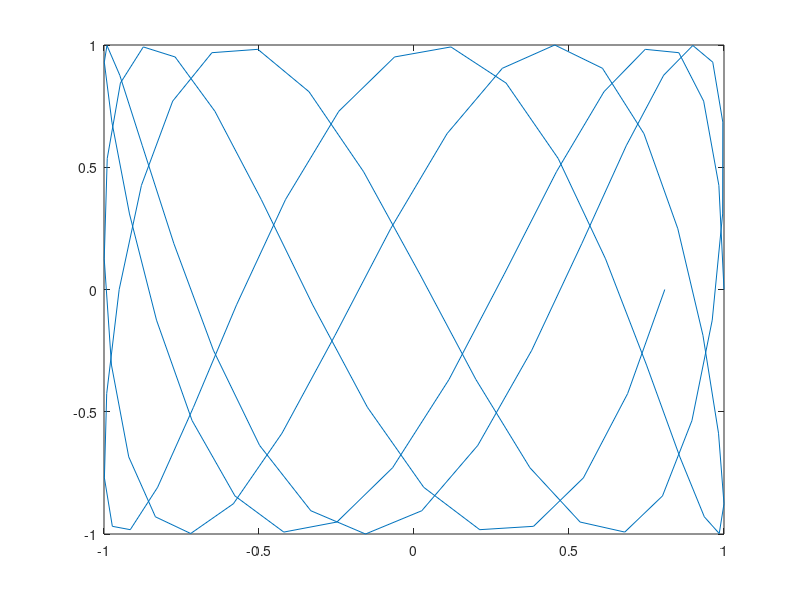

Reproduce this figure in MATLAB.
% Skripts, kas uzzīmē Lisažu figūras (0tā laboratorijas nodarbība - 27.01.2020)
% Bruno P.
t = 0:0.01:1;
f1 = 2.9; f2=7;
x = cos(2*pi*f1*t);
y = sin(2*pi*f2*t);
plot(x,y)
shg